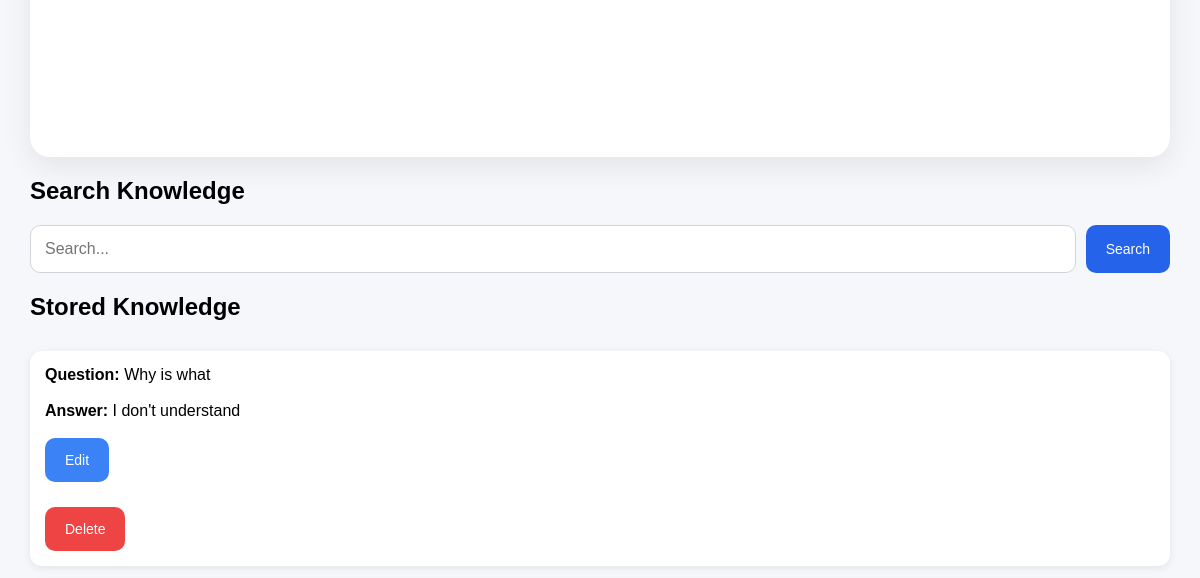
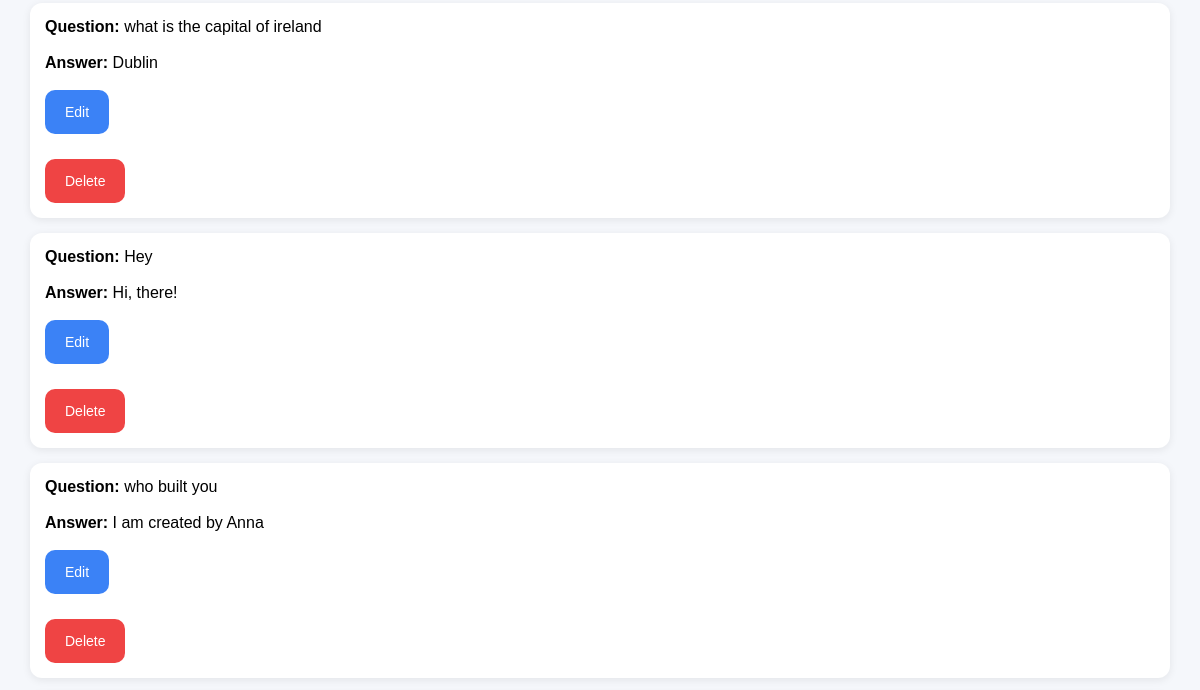
/admin (middle part), run on an earlier commit of the app's database (2 pictures, top to bottom).
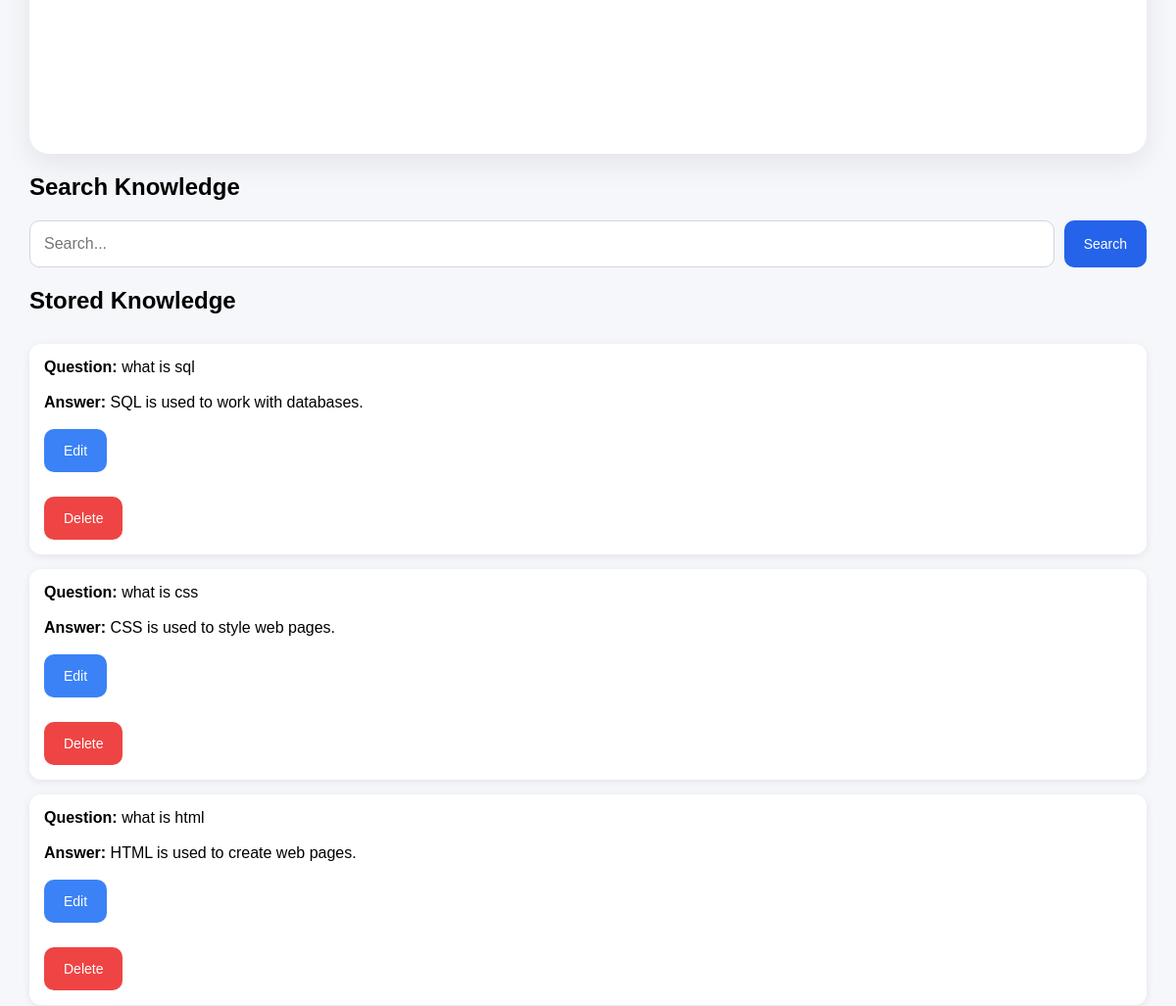
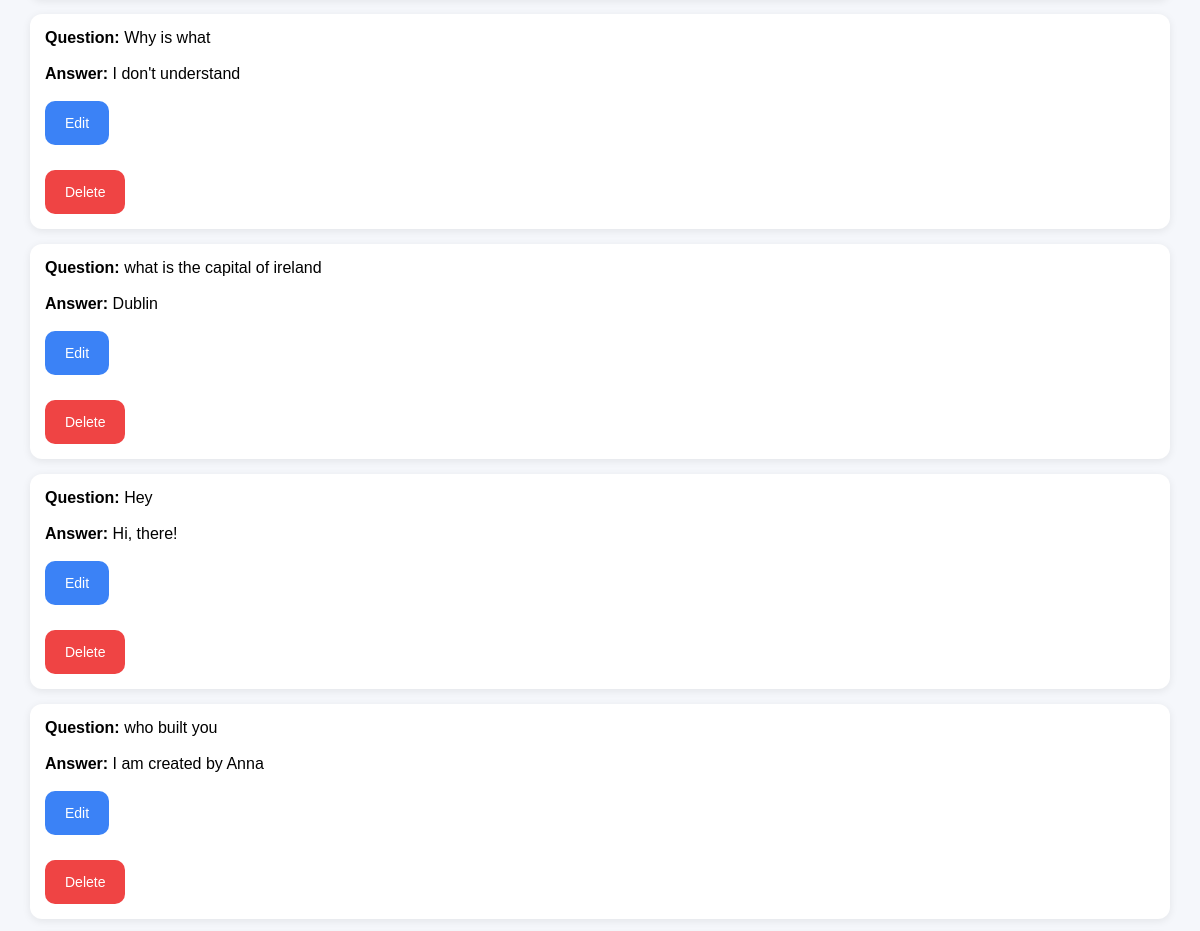
And on a later commit of the database (2 pictures, top to bottom).
### tables this page shows
CREATE TABLE responses (
    id INTEGER PRIMARY KEY AUTOINCREMENT,
    user_input TEXT NOT NULL,
    bot_response TEXT NOT NULL
);

### app.py (the view, shortened to what this page needs)
@app.route("/admin", methods=["GET", "POST"])
def admin():
    search_term = request.args.get(
        "search",
        ""
    )
    if search_term:
        knowledge = search_knowledge(
            search_term
        )
    else:
        knowledge = get_all_knowledge()
    return render_template(
        "admin.html",
        knowledge=knowledge
    )

### utils/database.py (called while the page is built)
def get_all_knowledge():
    import sqlite3
    connection = sqlite3.connect(
        "data/responses.db"
    )
    cursor = connection.cursor()
    cursor.execute(
        """
        SELECT
            id,
            user_input,
            bot_response
        FROM responses
        ORDER BY id DESC
        """
    )
    knowledge = cursor.fetchall()
    connection.close()
    return knowledge

### templates/admin.html (shortened to what this page needs)
<!DOCTYPE html>
<html>
<head>
    <link
        rel="stylesheet"
        href="{{ url_for('static', filename='styles.css') }}"
    >
</head>
<body>
    <div class="chat-container">
    </div>
    <h2>Search Knowledge</h2>
    <form method="GET">
        <input
            type="text"
            name="search"
            value="{{ request.args.get('search', '') }}"
            placeholder="Search..."
        >
        <button type="submit">
            Search
        </button>
    </form>
    <h2>Stored Knowledge</h2>
    <div class="knowledge-list">
        {% for item in knowledge %}
            <div class="knowledge-card">
                <strong>Question:</strong>
                {{ item[1] }}
                <br><br>
                <strong>Answer:</strong>
                {{ item[2] }}
                <br><br>
                <a
                    href="/edit/{{ item[0] }}"
                >
                    <button
                        type="button"
                        class="edit-button"
                    >
                        Edit
                    </button>
                </a>
                <form
                    action="/delete/{{ item[0] }}"
                    method="POST"
                >
                    <button
                        class="delete-button"
                        type="submit"
                    >
                        Delete
                    </button>
                </form>
            </div>
        {% endfor %}
    </div>
</body>
</html>

### static/styles.css (style rules this page uses)
body { font-family: Arial, sans-serif; background-color: #f5f7fb; margin: 0; padding: 30px; }
.chat-container { background: white; height: 550px; padding: 25px; border-radius: 20px; overflow-y: auto; box-shadow: 0 10px 30px rgba(0, 0, 0, 0.08); }
form { display: flex; gap: 10px; margin-top: 15px; }
input[type="text"] { flex: 1; padding: 14px; border: 1px solid #d1d5db; border-radius: 10px; font-size: 16px; }
button { padding: 14px 20px; border: none; border-radius: 10px; background: #2563eb; color: white; cursor: pointer; font-size: 14px; }
.knowledge-list { margin-top: 30px; }
.knowledge-card { background: white; padding: 15px; margin-bottom: 15px; border-radius: 12px; box-shadow: 0 2px 8px rgba(0,0,0,0.08); }
.delete-button { background-color: #ef4444; color: white; margin-top: 10px; }
.edit-button { background-color: #3b82f6; color: white; margin-right: 10px; }

What changed in the data, as far as the page shows it:
added responses: user_input "what is sql", bot_response "SQL is used to work with databases."
added responses: user_input "what is css", bot_response "CSS is used to style web pages."
added responses: user_input "what is html", bot_response "HTML is used to create web pages."
